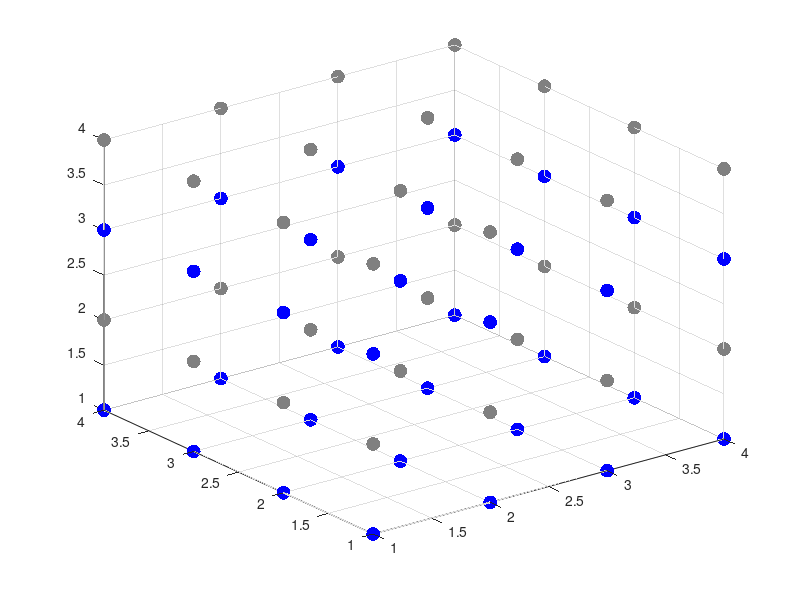

Write the MATLAB code that produced this figure.

data = zeros(4*4*4,3);
C = zeros(4*4*4,3);
cnt = 1;
for z = 1:4
    for y = 1:4
        for x = 1:4
            data(cnt,:) =[x,y,z];
            if mod(z,2) == 0
                C(cnt,:) = [0.5,0.5,0.5];
            else
                C(cnt,:) = [0,0,1];
            end
            cnt = cnt + 1;
        end
    end
end
S = 100;
figure, scatter3(data(:,1),data(:,2),data(:,3), S, C, 'filled');